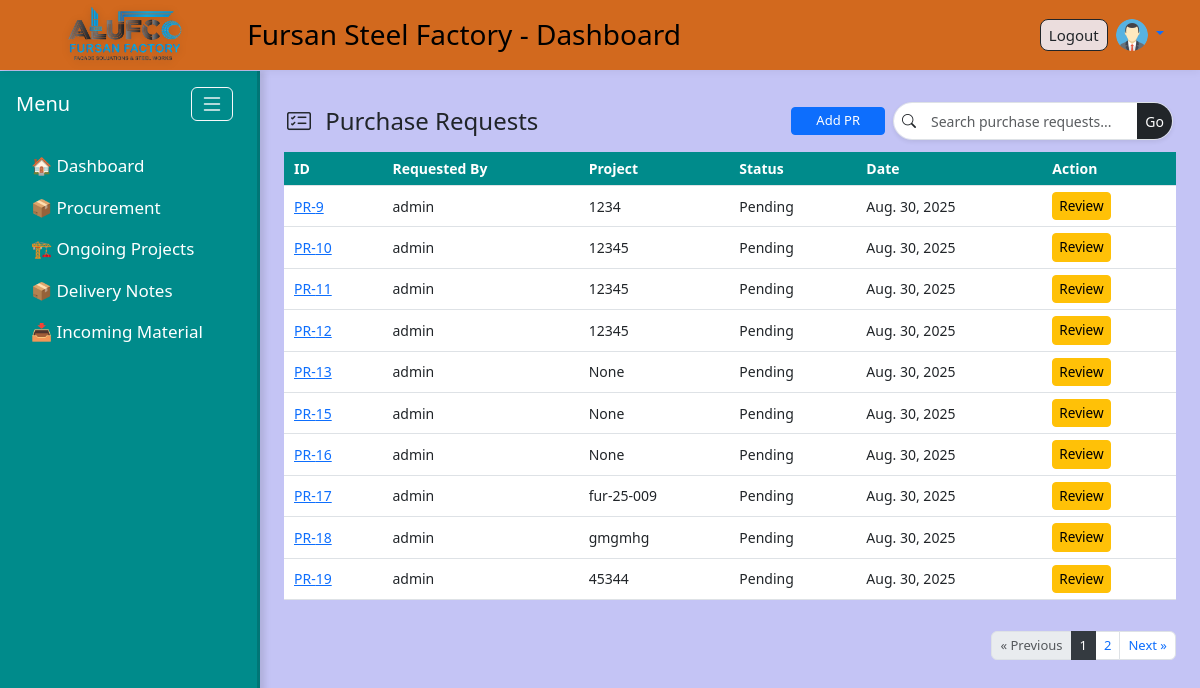
The page /procurement/purchase-requests/ (signed in) on the database as committed earlier.
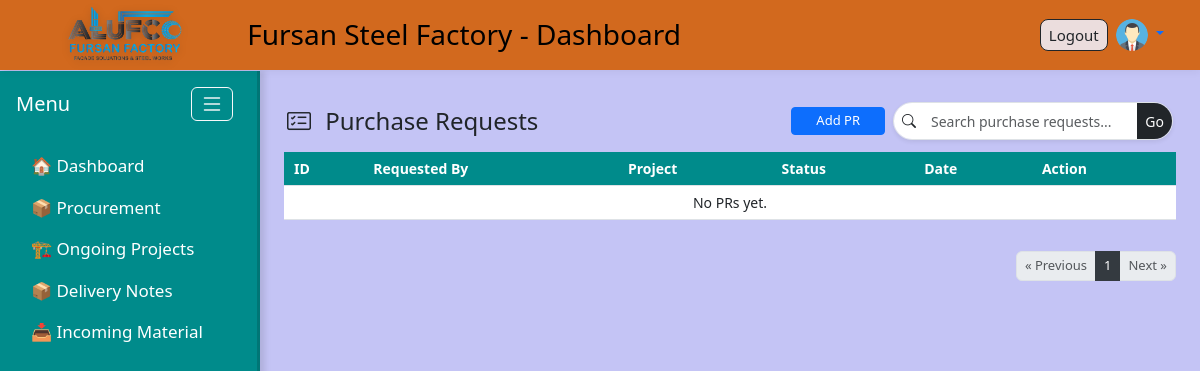
The same page on the database as committed later.
### procurement/models.py (models this page shows, shortened)
class PurchaseRequest(models.Model):
    requested_by = models.ForeignKey(settings.AUTH_USER_MODEL, on_delete=models.CASCADE)
    approved_by = models.ForeignKey(
        settings.AUTH_USER_MODEL,
        on_delete=models.SET_NULL,
        null=True, blank=True,
        related_name='approved_requests'
    )
    project = models.ForeignKey('ongoing_projects.OngoingProject', on_delete=models.SET_NULL, null=True, blank=True)
    request_date = models.DateField(auto_now_add=True)
    status = models.CharField(max_length=20, choices=PR_STATUS, default='pending')
    notes = models.TextField(blank=True, null=True)

### ongoing_projects/models.py (models this page shows, shortened)
class OngoingProject(models.Model):
    code = models.CharField(max_length=50)
    po_number = models.CharField("Contract / P.O No", max_length=100)
    client = models.CharField(max_length=200)
    location = models.CharField(max_length=200)
    po_description = models.TextField()
    po_amount = models.DecimalField(max_digits=12, decimal_places=2)
    budgetary_cost = models.DecimalField(max_digits=12, decimal_places=2)
    expected_profit = models.DecimalField(max_digits=12, decimal_places=2)
    down_payment = models.CharField(max_length=100, blank=True, null=True)
    shop_drawing = models.CharField(max_length=100, blank=True, null=True)
    date = models.DateField(null=True, blank=True)
    status = models.CharField(max_length=20, choices=STATUS_CHOICES, default="In Progress")
    def __str__(self):
        return self.code

### procurement/views.py (the view)
# urls.py: path('purchase-requests/', views.pr_list, name='pr_list'),
@login_required
def pr_list(request):
    query = request.GET.get('q', '')  # for optional search
    page_number = request.GET.get('page', 1)
    if is_manager(request.user):
        prs_qs = PurchaseRequest.objects.filter(status='pending').order_by('-request_date')
        is_manager_view = True
    else:
        prs_qs = PurchaseRequest.objects.filter(requested_by=request.user).order_by('-request_date')
        is_manager_view = False
    if query:
        prs_qs = [pr for pr in prs_qs if query.lower() in str(pr.project).lower()]
    paginator = Paginator(prs_qs, 10)
    prs_page = paginator.get_page(page_number)
    context = {
        'prs': prs_page,
        'is_manager': is_manager_view,
        'query': query,
    }
    return render(request, 'procurement/pr_list.html', context)

### procurement/views.py (called while the page is built)
def is_manager(user):
    return user.is_superuser or user.groups.filter(name='Manager').exists()

### procurement/templates/procurement/pr_list.html
{% extends 'base.html' %}
{% block content %}
<div class="d-flex align-items-center justify-content-between mb-1 pr-list-header">
    <h4 class="m-0 text-dark">
        <i class="bi bi-card-checklist me-2"></i> Purchase Requests
    </h4>
    <div class="d-flex align-items-center gap-2">
        <a href="{% url 'pr_add' %}" class="btn btn-sm btn-primary px-4">Add PR</a>
        <form method="get" class="mx-auto">
            <div class="input-group input-group-sm shadow-sm rounded-pill overflow-hidden border" style="height: 38px; max-width: 280px;">
                <span class="input-group-text bg-white border-0">
                    <i class="bi bi-search text-dark"></i>
                </span>
                <input type="text" name="q" class="form-control border-0"
                    placeholder="Search purchase requests..."
                    value="{{ request.GET.q|default:'' }}" style="font-size: 14px;">
                <button class="btn btn-dark border-0 rounded-0 rounded-end" type="submit">Go</button>
            </div>
        </form>
    </div>
</div>
<table class="table pr-list-table">
    <thead class="pr-table-head">
        <tr>
            <th>ID</th>
            <th>Requested By</th>
            <th>Project</th>
            <th>Status</th>
            <th>Date</th>
            <th>Action</th>
        </tr>
    </thead>
    <tbody>
        {% for pr in prs %}
        <tr>
            <td><a href="{% url 'pr_detail' pr.pk %}">PR-{{ pr.id }}</a></td>
            <td>{{ pr.requested_by }}</td>
            <td>{{ pr.project }}</td>
            <td>{{ pr.get_status_display }}</td>
            <td>{{ pr.request_date }}</td>
            <td>
                {% if is_manager %}
                    <a href="{% url 'pr_approve' pr.pk %}" class="btn btn-sm btn-warning">Review</a>
                {% endif %}
            </td>
        </tr>
        {% empty %}
        <tr>
            <td colspan="6" class="text-center">No PRs yet.</td>
        </tr>
        {% endfor %}
    </tbody>
</table>
<div class="d-flex justify-content-end mt-2">
    <nav aria-label="Page navigation">
        <ul class="pagination mb-0">
            {% if prs.has_previous %}
            <li class="page-item">
                <a class="page-link px-2 py-1" href="?page={{ prs.previous_page_number }}{% if request.GET.q %}&q={{ request.GET.q }}{% endif %}">&laquo; Previous</a>
            </li>
            {% else %}
            <li class="page-item disabled">
                <span class="page-link px-2 py-1">&laquo; Previous</span>
            </li>
            {% endif %}
            {% for num in prs.paginator.page_range %}
                {% if num >= prs.number|add:-2 and num <= prs.number|add:2 %}
                    {% if prs.number == num %}
                    <li class="page-item active">
                        <span class="page-link px-2 py-1">{{ num }}</span>
                    </li>
                    {% else %}
                    <li class="page-item">
                        <a class="page-link px-2 py-1" href="?page={{ num }}{% if request.GET.q %}&q={{ request.GET.q }}{% endif %}">{{ num }}</a>
                    </li>
                    {% endif %}
                {% endif %}
            {% endfor %}
            {% if prs.has_next %}
            <li class="page-item">
                <a class="page-link px-2 py-1" href="?page={{ prs.next_page_number }}{% if request.GET.q %}&q={{ request.GET.q }}{% endif %}">Next &raquo;</a>
            </li>
            {% else %}
            <li class="page-item disabled">
                <span class="page-link px-2 py-1">Next &raquo;</span>
            </li>
            {% endif %}
        </ul>
    </nav>
</div>
{% endblock %}

Rows that differ between the two databases and show on the page:
no longer on this page (row edited): PurchaseRequest: id "9", requested_by "admin", project "1234", status "Pending", request_date "Aug. 30, 2025"
no longer on this page (row edited): PurchaseRequest: id "10", requested_by "admin", project "12345", status "Pending", request_date "Aug. 30, 2025"
no longer on this page (row edited): PurchaseRequest: id "11", requested_by "admin", project "12345", status "Pending", request_date "Aug. 30, 2025"
no longer on this page (row edited): PurchaseRequest: id "12", requested_by "admin", project "12345", status "Pending", request_date "Aug. 30, 2025"
no longer on this page (row edited): PurchaseRequest: id "13", requested_by "admin", project "None", status "Pending", request_date "Aug. 30, 2025"
no longer on this page (row edited): PurchaseRequest: id "15", requested_by "admin", project "None", status "Pending", request_date "Aug. 30, 2025"
no longer on this page (row edited): PurchaseRequest: id "16", requested_by "admin", project "None", status "Pending", request_date "Aug. 30, 2025"
no longer on this page (row edited): PurchaseRequest: id "17", requested_by "admin", project "fur-25-009", status "Pending", request_date "Aug. 30, 2025"
no longer on this page (row edited): PurchaseRequest: id "18", requested_by "admin", project "gmgmhg", status "Pending", request_date "Aug. 30, 2025"
no longer on this page (row edited): PurchaseRequest: id "19", requested_by "admin", project "45344", status "Pending", request_date "Aug. 30, 2025"
Other text that changed with them:
text now shown: "No PRs yet."
list line gone: "2"
